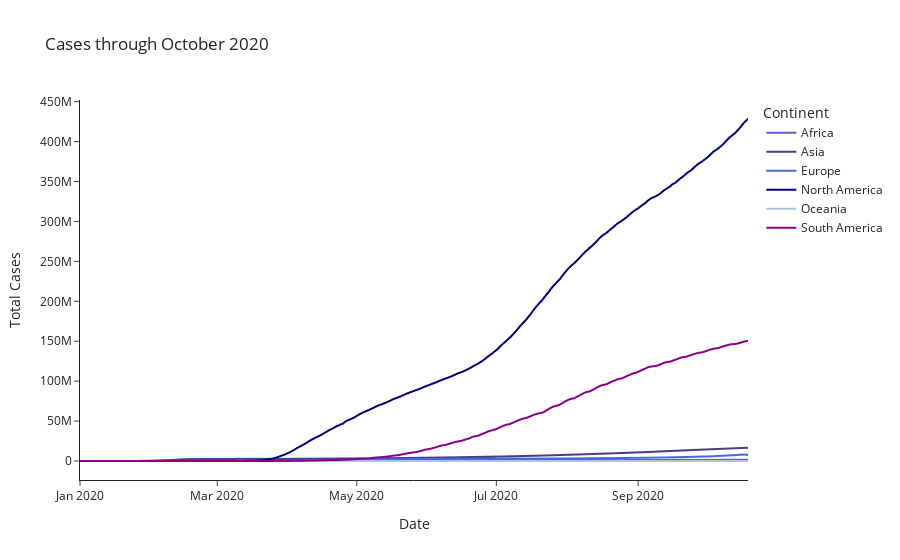

The notebook cell saved with this chart:
### Code cell
cases_by_continent = px.line(grouped_continent, x = 'DATE', y = 'total_cases', color = 'Continent',
                             title = "Cases through October 2020", 
                             color_discrete_sequence = ['slateblue', 'darkslateblue', 'royalblue', 'navy', 'lightsteelblue', 'darkmagenta'],
                             labels = {
                                 'total_cases': "Total Cases",
                                 'DATE': 'Date'
                             },
                             template = 'simple_white')

cases_by_continent.show()

### Figure 1 — Plotly figure (JSON) as saved in the notebook; plotly's stock layout.template omitted (floating-point values rounded to 4 significant figures; data arrays with more than 128 entries replaced by an {"elided": "..."} marker saying what was removed)
{"data": [{"hovertemplate": "Continent=Africa<br>Date=%{x}<br>Total Cases=%{y}<extra></extra>", "legendgroup": "Africa", "line": {"color": "slateblue", "dash": "solid"}, "marker": {"symbol": "circle"}, "mode": "lines", "name": "Africa", "showlegend": true, "type": "scattergl", "x": {"elided": "293 str values"}, "xaxis": "x", "y": {"elided": "293 int values"}, "yaxis": "y"}, {"hovertemplate": "Continent=Asia<br>Date=%{x}<br>Total Cases=%{y}<extra></extra>", "legendgroup": "Asia", "line": {"color": "darkslateblue", "dash": "solid"}, "marker": {"symbol": "circle"}, "mode": "lines", "name": "Asia", "showlegend": true, "type": "scattergl", "x": {"elided": "293 str values"}, "xaxis": "x", "y": {"elided": "293 int values"}, "yaxis": "y"}, {"hovertemplate": "Continent=Europe<br>Date=%{x}<br>Total Cases=%{y}<extra></extra>", "legendgroup": "Europe", "line": {"color": "royalblue", "dash": "solid"}, "marker": {"symbol": "circle"}, "mode": "lines", "name": "Europe", "showlegend": true, "type": "scattergl", "x": {"elided": "293 str values"}, "xaxis": "x", "y": {"elided": "293 int values"}, "yaxis": "y"}, {"hovertemplate": "Continent=North America<br>Date=%{x}<br>Total Cases=%{y}<extra></extra>", "legendgroup": "North America", "line": {"color": "navy", "dash": "solid"}, "marker": {"symbol": "circle"}, "mode": "lines", "name": "North America", "showlegend": true, "type": "scattergl", "x": {"elided": "293 str values"}, "xaxis": "x", "y": {"elided": "293 int values"}, "yaxis": "y"}, {"hovertemplate": "Continent=Oceania<br>Date=%{x}<br>Total Cases=%{y}<extra></extra>", "legendgroup": "Oceania", "line": {"color": "lightsteelblue", "dash": "solid"}, "marker": {"symbol": "circle"}, "mode": "lines", "name": "Oceania", "showlegend": true, "type": "scattergl", "x": {"elided": "293 str values"}, "xaxis": "x", "y": {"elided": "293 int values"}, "yaxis": "y"}, {"hovertemplate": "Continent=South America<br>Date=%{x}<br>Total Cases=%{y}<extra></extra>", "legendgroup": "South America", "line": {"color": "darkmagenta", "dash": "solid"}, "marker": {"symbol": "circle"}, "mode": "lines", "name": "South America", "showlegend": true, "type": "scattergl", "x": {"elided": "293 str values"}, "xaxis": "x", "y": {"elided": "293 int values"}, "yaxis": "y"}], "layout": {"autosize": true, "legend": {"title": {"text": "Continent"}, "tracegroupgap": 0}, "title": {"text": "Cases through October 2020"}, "xaxis": {"anchor": "y", "autorange": true, "domain": [0, 1], "range": ["2020-01-01", "2020-10-19"], "title": {"text": "Date"}, "type": "date"}, "yaxis": {"anchor": "x", "autorange": true, "domain": [0, 1], "range": [-23800000.0, 452100000.0], "title": {"text": "Total Cases"}, "type": "linear"}}}
